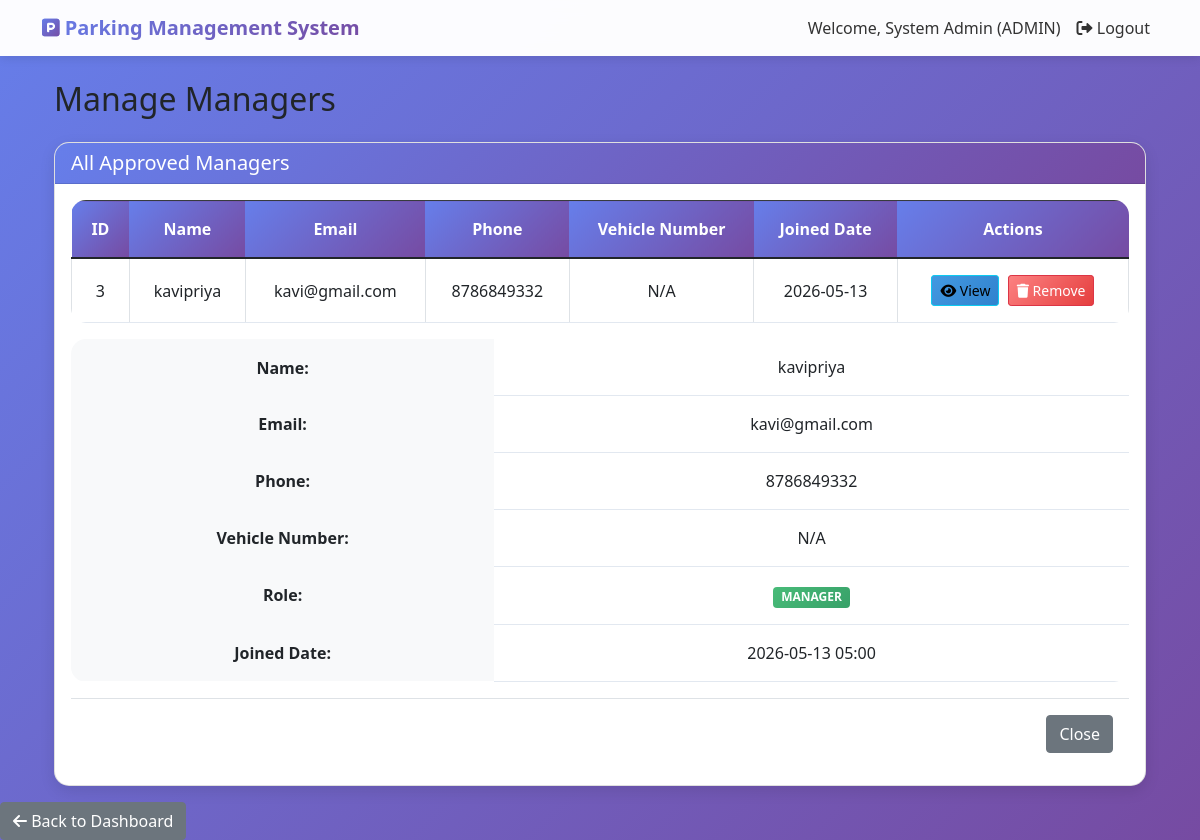
Before: /admin/view_managers (signed in) with the older database file.
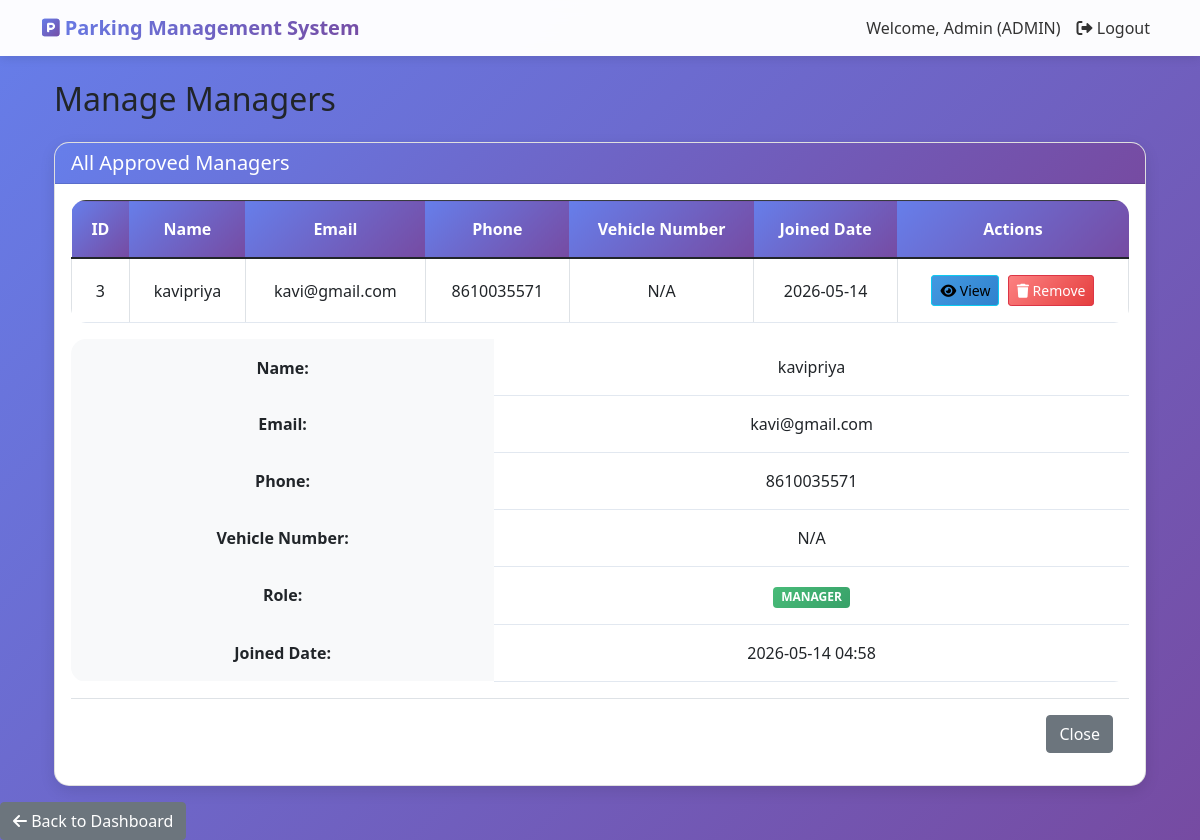
After: the same page with the newer database file.
### models.py (models this page shows)
class User(UserMixin, db.Model):
    id = db.Column(db.Integer, primary_key=True)
    name = db.Column(db.String(100), nullable=False)
    email = db.Column(db.String(100), unique=True, nullable=False)
    phone = db.Column(db.String(15), nullable=False)
    password = db.Column(db.String(200), nullable=False)
    vehicle_number = db.Column(db.String(20), nullable=True)
    role = db.Column(db.String(30), default='user')
    created_at = db.Column(db.DateTime, default=datetime.utcnow)
    bookings = db.relationship('Booking', backref='user', lazy=True)
    manager_application = db.relationship('ManagerApplication', backref='user', uselist=False)

### app.py (the view)
@app.route('/admin/view_managers')
@login_required
def view_managers():
    if current_user.role != 'admin':
        flash('Access denied!', 'danger')
        return redirect(url_for('user_dashboard'))
    managers = User.query.filter_by(role='manager').all()
    return render_template('admin/view_managers.html', managers=managers)

### app.py (called while the page is built)
@login_manager.user_loader
def load_user(user_id):
    return User.query.get(int(user_id))

@app.context_processor
def utility_processor():
    return {'now': datetime.now}

### templates/admin/view_managers.html (shortened to what the changed rows need)
{% extends "base.html" %}
{% block content %}
<div class="container-fluid">
    <h2 class="mb-4">Manage Managers</h2>
    <div class="card">
        <div class="card-body">
            <div class="table-responsive">
                <table class="table table-bordered table-hover">
                    <thead class="table-dark">
                        <tr>
                            <th>ID</th>
                            <th>Name</th>
                            <th>Email</th>
                            <th>Phone</th>
                            <th>Vehicle Number</th>
                            <th>Joined Date</th>
                            <th>Actions</th>
                        </tr>
                    </thead>
                    <tbody>
                        {% for manager in managers %}
                        <tr>
                            <td>{{ manager.id }}</td>
                            <td>{{ manager.name }}</td>
                            <td>{{ manager.email }}</td>
                            <td>{{ manager.phone }}</td>
                            <td>{{ manager.vehicle_number }}</td>
                            <td>{{ manager.created_at.strftime('%Y-%m-%d') if manager.created_at else 'N/A' }}</td>
                            <td>
                                <button class="btn btn-sm btn-info" data-bs-toggle="modal" data-bs-target="#viewManagerModal{{ manager.id }}">
                                    <i class="fas fa-eye"></i> View
                                </button>
                                <button class="btn btn-sm btn-danger" data-bs-toggle="modal" data-bs-target="#removeManagerModal{{ manager.id }}">
                                    <i class="fas fa-trash"></i> Remove
                                </button>
                            </td>
                        </tr>
                        <div class="modal fade" id="viewManagerModal{{ manager.id }}" tabindex="-1">
                            <div class="modal-dialog">
                                <div class="modal-content">
                                    <div class="modal-body">
                                        <table class="table table-borderless">
                                            <tr>
                                                <th width="40%">Name:</th>
                                                <td>{{ manager.name }}</td>
                                            </tr>
                                            <tr>
                                                <th>Email:</th>
                                                <td>{{ manager.email }}</td>
                                            </tr>
                                            <tr>
                                                <th>Phone:</th>
                                                <td>{{ manager.phone }}</td>
                                            </tr>
                                            <tr>
                                                <th>Vehicle Number:</th>
                                                <td>{{ manager.vehicle_number }}</td>
                                            </tr>
                                            <tr>
                                                <th>Role:</th>
                                                <td><span class="badge bg-success">{{ manager.role|upper }}</span></td>
                                            </tr>
                                            <tr>
                                                <th>Joined Date:</th>
                                                <td>{{ manager.created_at.strftime('%Y-%m-%d %H:%M') if manager.created_at else 'N/A' }}</td>
                                            </tr>
                                        </table>
                                    </div>
                                    <div class="modal-footer">
                                        <button type="button" class="btn btn-secondary" data-bs-dismiss="modal">Close</button>
                                    </div>
                                </div>
                            </div>
                        </div>
                        {% endfor %}
                    </tbody>
                </table>
            </div>
        </div>
    </div>
</div>
{% endblock %}

### templates/base.html (shortened to what this page needs)
<!DOCTYPE html>
<html lang="en">
<head>
    <link rel="stylesheet" href="{{ url_for('static', filename='css/style.css') }}">
    <link rel="stylesheet" href="https://cdnjs.cloudflare.com/ajax/libs/font-awesome/6.0.0/css/all.min.css">   <link href="https://cdn.jsdelivr.net/npm/bootstrap@5.1.3/dist/css/bootstrap.min.css" rel="stylesheet">
    <link rel="stylesheet" href="https://cdnjs.cloudflare.com/ajax/libs/font-awesome/6.0.0/css/all.min.css">
</head>
<body>
    <nav class="navbar navbar-expand-lg navbar-light">
        <div class="container">
            <a class="navbar-brand" href="/">
                <i class="fas fa-parking"></i> Parking Management System
            </a>
            <div class="collapse navbar-collapse" id="navbarNav">
                <ul class="navbar-nav ms-auto">
                    {% if current_user.is_authenticated %}
                        <li class="nav-item">
                            <span class="nav-link">Welcome, {{ current_user.name }} ({{ current_user.role|upper }})</span>
                        </li>
                        <li class="nav-item">
                            <a class="nav-link" href="{{ url_for('logout') }}">
                                <i class="fas fa-sign-out-alt"></i> Logout
                            </a>
                        </li>
                    {% endif %}
                </ul>
            </div>
        </div>
    </nav>
    <div class="container mt-4">
        {% block content %}{% endblock %}
    </div>
</body>
</html>

Changed rows visible on the page:
changed User "ADMIN": name "System Admin" → "Admin"
changed User "kavipriya": phone "8786849332" → "8610035571"; created_at "2026-05-13" → "2026-05-14"; created_at "2026-05-13 05:00" → "2026-05-14 04:58"
